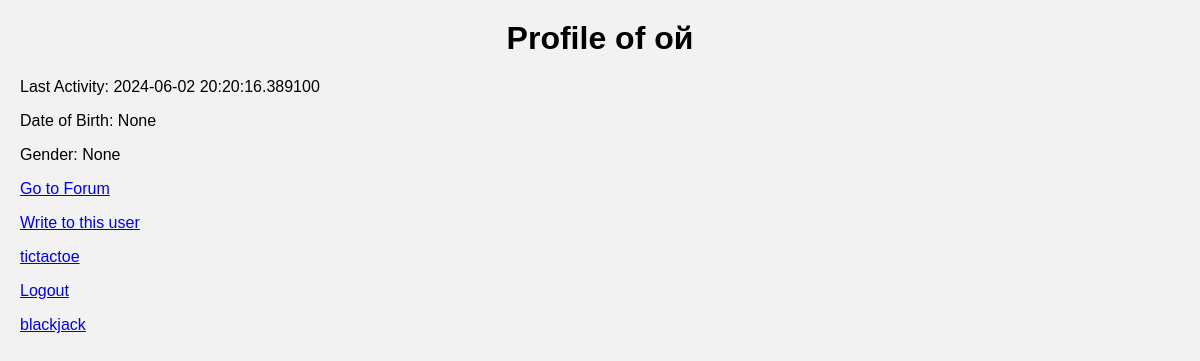
Before: /profile/ой with the older database file.
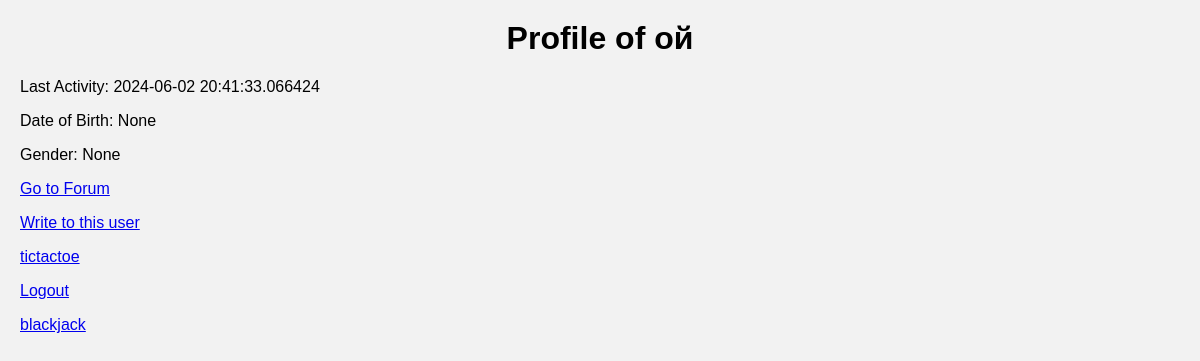
After: the same page with the newer database file.
### app.py (models this page shows, shortened)
class User(db.Model):
    id = db.Column(db.Integer, primary_key=True)
    username = db.Column(db.String(80), unique=True, nullable=False)
    password = db.Column(db.String(120), nullable=False)
    is_active = db.Column(db.Boolean, default=True)
    last_activity = db.Column(db.DateTime, default=datetime.utcnow)
    birthdate = db.Column(db.Date, nullable=True)
    gender = db.Column(db.String(10), nullable=True)

### app.py (the view, shortened to what this page needs)
@app.route('/profile/<username>', methods=['GET', 'POST'])
def profile(username):
    user = User.query.filter_by(username=username).first()
    if not user:
        return "User not found", 404
    is_owner = session.get('username') == username
    name_incorrect = False
    return render_template('profile.html', user=user, is_owner=is_owner, name_incorrect=name_incorrect, my_name=session.get('username'))

### app.py (called while the page is built)
@app.before_request
def update_last_activity():
    if 'username' in session:
        user = User.query.filter_by(username=session['username']).first()
        if user:
            user.last_activity = datetime.utcnow()
            db.session.commit()

### templates/profile.html (shortened to what this page needs)
<!DOCTYPE html>
<html>
<head>
</head>
<body>
    <h1>Profile of {{ user.username }}</h1>
    <p>Last Activity: {{ user.last_activity }}</p>
    <p>Date of Birth: {{ user.birthdate }}</p>
    <p>Gender: {{ user.gender }}</p>
    <p><a href="{{ url_for('forum') }}">Go to Forum</a></p>
    {% if not is_owner %}
    <p><a href="{{ url_for('chat_priv', username1=user.username, username2=my_name) }}">Write to this user</a></p>
    <p><a href="{{ url_for('tictactoe') }}">tictactoe</a></p>
    {% endif %}
    <p><a href="{{ url_for('logout') }}">Logout</a></p>
    <p><a href="{{ url_for('blackjack') }}">blackjack</a></p>
</body>
</html>

### templates/profile.html (style rules this page uses)
body { font-family: Arial, sans-serif; background-color: #f2f2f2; margin: 0; padding: 0; }
h1 { text-align: center; margin-top: 20px; }
p { margin-left: 20px; font-size: 16px; }

Changed rows visible on the page:
changed User "ой": last_activity "2024-06-02 20:20:16.389100" → "2024-06-02 20:41:33.066424"
